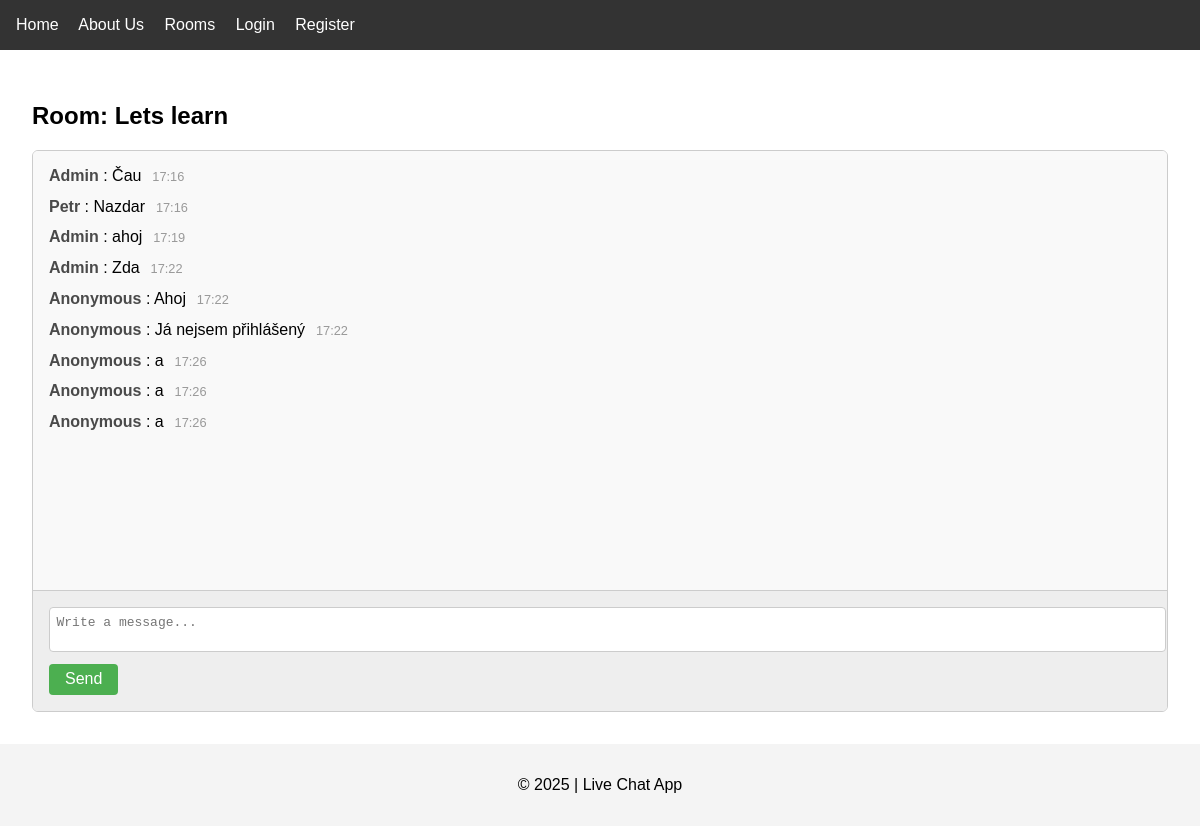
Page /rooms/Ahoj/ on the earlier database version.
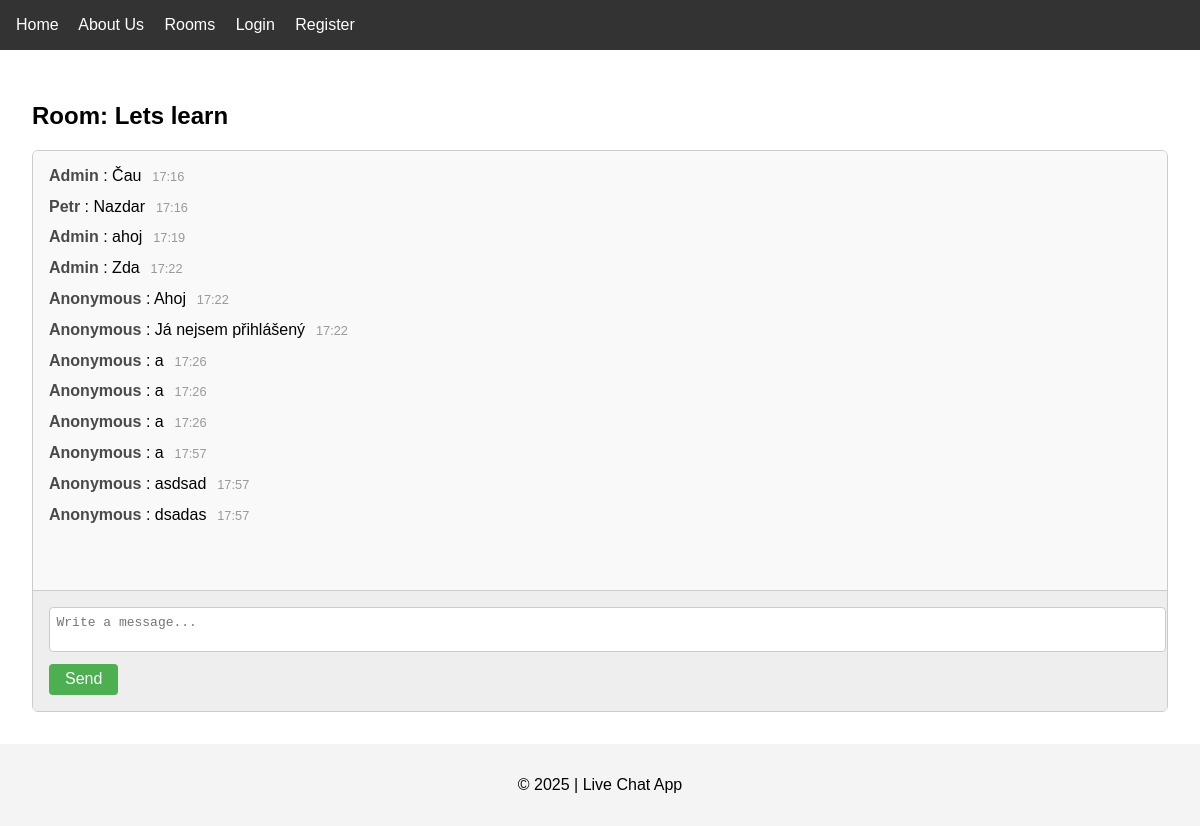
Same page on the later database version.
### chat/models.py (models this page shows, shortened)
class ChatRoom(models.Model):
    name = models.CharField(max_length=100)
    slug = models.SlugField(unique=True)

class Message(models.Model):
    room = models.ForeignKey(ChatRoom, related_name='messages', on_delete=models.CASCADE)
    user = models.ForeignKey(User, on_delete=models.SET_NULL, null=True, blank=True)  # změna tady
    content = models.TextField()
    timestamp = models.DateTimeField(auto_now_add=True)

### chat/views.py (the view, shortened to what this page needs)
# urls.py: path('rooms/<slug:slug>/', RoomDetailView.as_view(), name='room-detail'),
class RoomDetailView(DetailView):
    model = ChatRoom
    template_name = 'chat/room_detail.html'
    context_object_name = 'room'
    slug_field = 'slug'
    slug_url_kwarg = 'slug'
    def get_context_data(self, **kwargs):
        context = super().get_context_data(**kwargs)
        context['form'] = MessageForm()
        return context

### chat/forms.py
class MessageForm(forms.ModelForm):
    class Meta:
        model = Message
        fields = ['content']
        widgets = {
            'content': forms.Textarea(attrs={'rows': 2, 'placeholder': 'Napiš zprávu...'})
        }

### chat/templates/chat/room_detail.html (shortened to what this page needs)
{% extends "chat/base.html" %}
{% block content %}
<h2>Room: {{ room.name }}</h2>
<div class="chat-container">
  <div class="chat-messages" id="chat-messages">
    {% for message in room.messages.all %}
    <div class="chat-message">
      <strong>
        {% if message.user %} {{ message.user.username }} {% else %} Anonymous {% endif %}
      </strong>: {{ message.content }}
      <span class="chat-timestamp">{{ message.timestamp|date:"H:i" }}</span>
    </div>
    {% empty %}
    <p>No messages yet.</p>
    {% endfor %}
  </div>
  <div class="chat-form">
    <form id="chat-form">
      <textarea id="chat-input" rows="2" placeholder="Write a message..."></textarea>
      <button type="submit">Send</button>
    </form>
  </div>
</div>
{% endblock %}

### chat/templates/chat/base.html (shortened to what this page needs)
<!DOCTYPE html>
<html lang="en">
  <head>
  </head>
  <body>
    <header>
      <nav>
        <div class="nav-left">
          <a href="{% url 'home' %}">Home</a>
          <a href="{% url 'about' %}">About Us</a>
          <a href="{% url 'room-list' %}">Rooms</a>
          {% if user.is_authenticated %}
          <form method="post" action="{% url 'logout' %}" style="display: inline">
            {% csrf_token %}
            <button type="submit" class="nav-link-button">Logout</button>
          </form>
          {% else %}
          <a href="{% url 'login' %}">Login</a>
          <a href="{% url 'register' %}">Register</a>
          {% endif %}
        </div>
      </nav>
    </header>
    <main>{% block content %} {% endblock %}</main>
    <footer>
      <p>&copy; 2025 | Live Chat App</p>
    </footer>
  </body>
</html>

### chat/templates/chat/base.html (style rules this page uses)
body { font-family: sans-serif; margin: 0; padding: 0; }
header { background-color: #333; padding: 1em; }
nav { display: flex; justify-content: space-between; align-items: center; }
.nav-left a, .nav-right a, .nav-link-button { color: white; text-decoration: none; margin-right: 1em; font: inherit; }
main { padding: 2em; }
footer { background-color: #f4f4f4; padding: 1em; text-align: center; }

### chat/templates/chat/room_detail.html (style rules this page uses)
.chat-container { display: flex; flex-direction: column; height: 70vh; border: 1px solid #ccc; border-radius: 6px; overflow: hidden; }
.chat-messages { flex: 1; padding: 1em; overflow-y: auto; background-color: #f9f9f9; }
.chat-message { margin-bottom: 0.8em; }
.chat-message strong { color: #4a4a4a; }
.chat-timestamp { color: #999; font-size: 0.8em; margin-left: 0.5em; }
.chat-form { padding: 1em; background-color: #eee; border-top: 1px solid #ccc; }
.chat-form textarea { width: 100%; resize: none; padding: 0.5em; font-size: 1em; border-radius: 4px; border: 1px solid #ccc; }
.chat-form button { margin-top: 0.5em; padding: 0.4em 1em; font-size: 1em; background-color: #4caf50; color: white; border: none; border-radius: 4px; cursor: pointer; }

Differences in the rows shown:
added Message: shows "Anonymous", content "a", timestamp "17:57"
added Message: shows "Anonymous", content "asdsad", timestamp "17:57"
added Message: shows "Anonymous", content "dsadas", timestamp "17:57"
